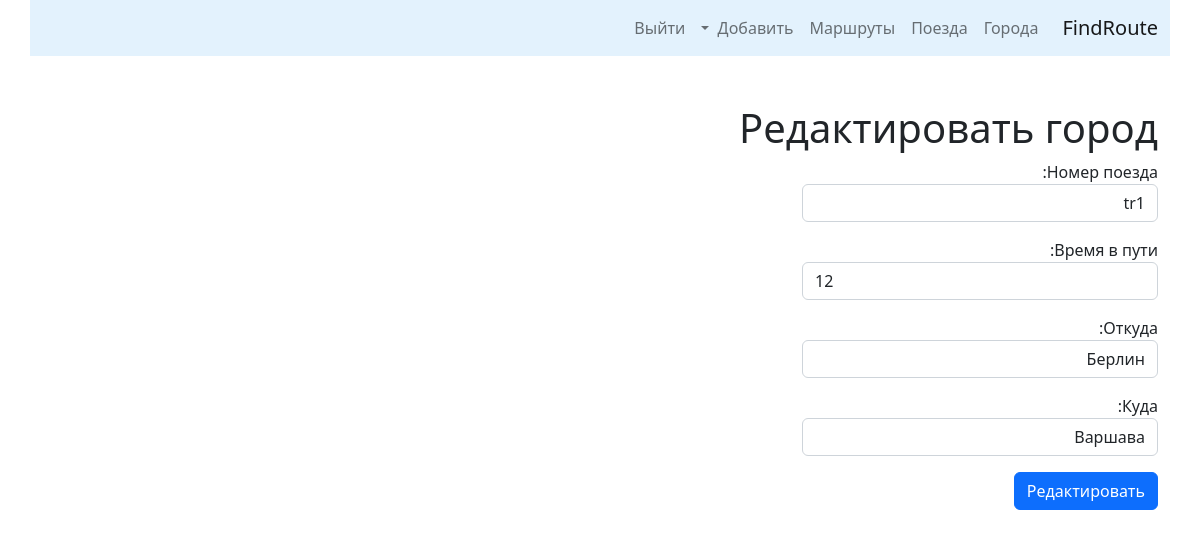
Screenshot of /trains/update/1/ (signed in) with the database file from the repository.
### trains/models.py (models this page shows, shortened)
class Train(models.Model):
    name = models.CharField(max_length=58, unique=True,
                            verbose_name='Номер поезда')
    travel_time = models.PositiveSmallIntegerField(verbose_name='Время в пути')
    from_city = models.ForeignKey(City, on_delete=models.CASCADE,
                                  related_name='from_city_set',
                                  verbose_name='Из какого города')
    to_city = models.ForeignKey('cities.City', on_delete=models.CASCADE,
                                related_name='to_city_set',
                                verbose_name='В какой город')
    class Meta:
        verbose_name = "Поезд"
        verbose_name_plural = "Поезда"
        ordering = ["travel_time"]

### cities/models.py (models this page shows, shortened)
class City(models.Model):
    name = models.CharField(max_length=100, unique=True, verbose_name="Город")
    def __str__(self):
        return self.name
    class Meta:
        verbose_name = "Город"
        verbose_name_plural = "Города"
        ordering = ["name"]

### trains/views.py (the view)
# urls.py: path('update/<int:pk>/', TrainUpdateView.as_view(), name='update'),
class TrainUpdateView(SuccessMessageMixin, LoginRequiredMixin, UpdateView):
    model = Train
    form_class = TrainForm
    template_name = "trains/update.html"
    success_url = reverse_lazy('trains:home')
    success_message = "Поезд успешно отредактирован"

### trains/forms.py
class TrainForm(forms.ModelForm):
    name = forms.CharField(label='Номер поезда', widget=forms.TextInput(attrs={
        'class': 'form-control',
        'placeholder': 'Введите номер поезда'
    }))
    travel_time = forms.IntegerField(label='Время в пути', widget=forms.NumberInput(attrs={
        'class': 'form-control',
        'placeholder': 'Время в пути'
    }))
    from_city = forms.ModelChoiceField(
        label='Откуда', queryset=City.objects.all(), widget=forms.Select(
            attrs={ 'class': 'form-control' }))
    to_city = forms.ModelChoiceField(
        label='Куда', queryset=City.objects.all(), widget=forms.Select(
            attrs={'class': 'form-control'}))
    class Meta:
        model = Train
        fields = '__all__'

### trains/templates/trains/update.html (shortened to what this page needs)
{% extends 'base.html' %}
{% block content %}
<h1>Редактировать город</h1>
{% include 'form.html' with button='Редактировать' %}
{% endblock %}

### templates/form.html
<div class="row">
    <div class="col-md-4">
        <form action="{{action}}" method="post"> {% csrf_token %}
            {{ form.as_p }}
        <button type="submit" class="btn btn-primary"> {{ button }} </button>
        </form>
    </div>
</div>

### rows the page displays
Train: name "tr1", travel_time "12", from_city "Берлин", to_city "Варшава"

### other values shown
{{ button }} "Редактировать"
